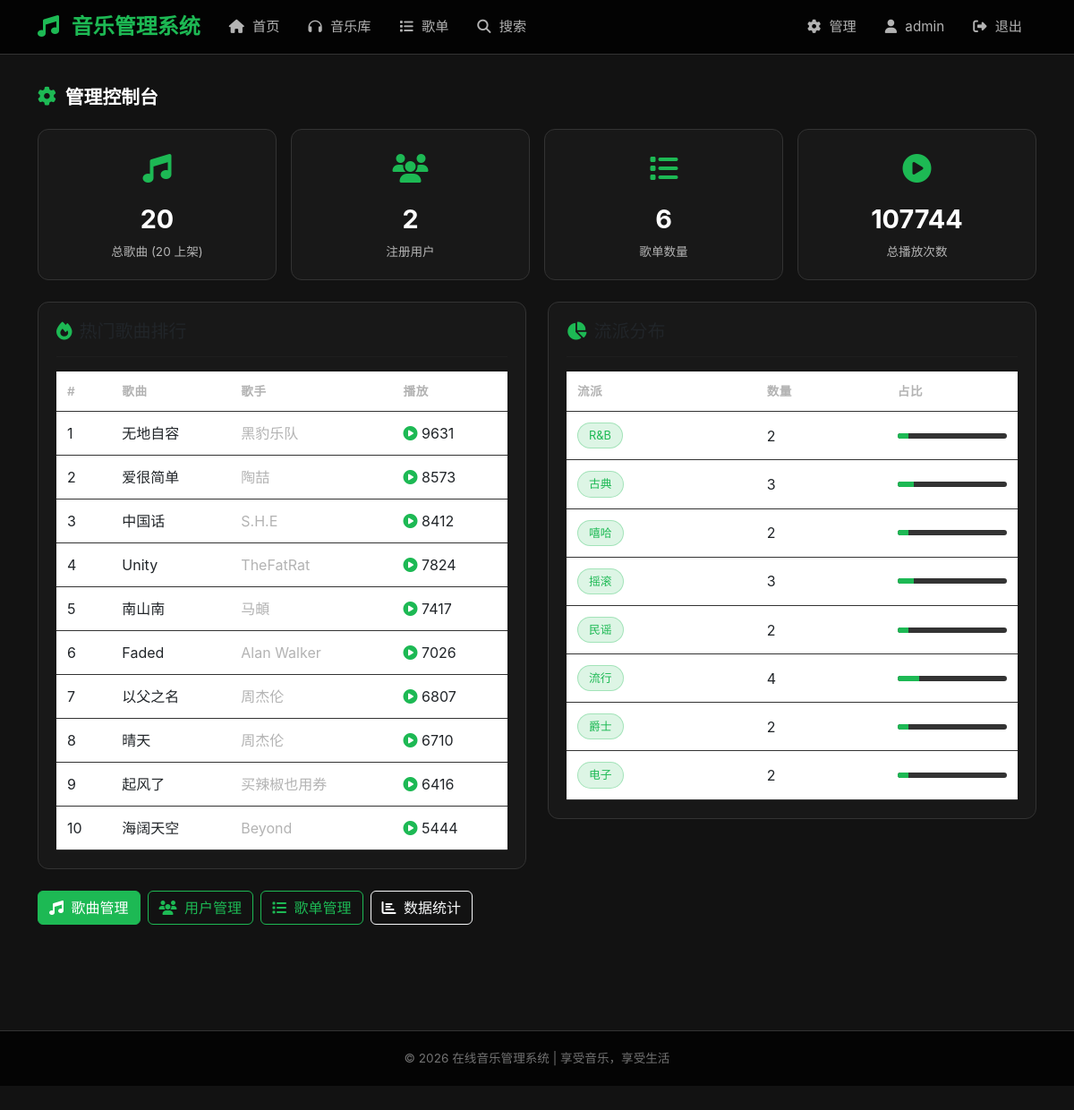
The app's page /admin/dashboard (signed in), older data.
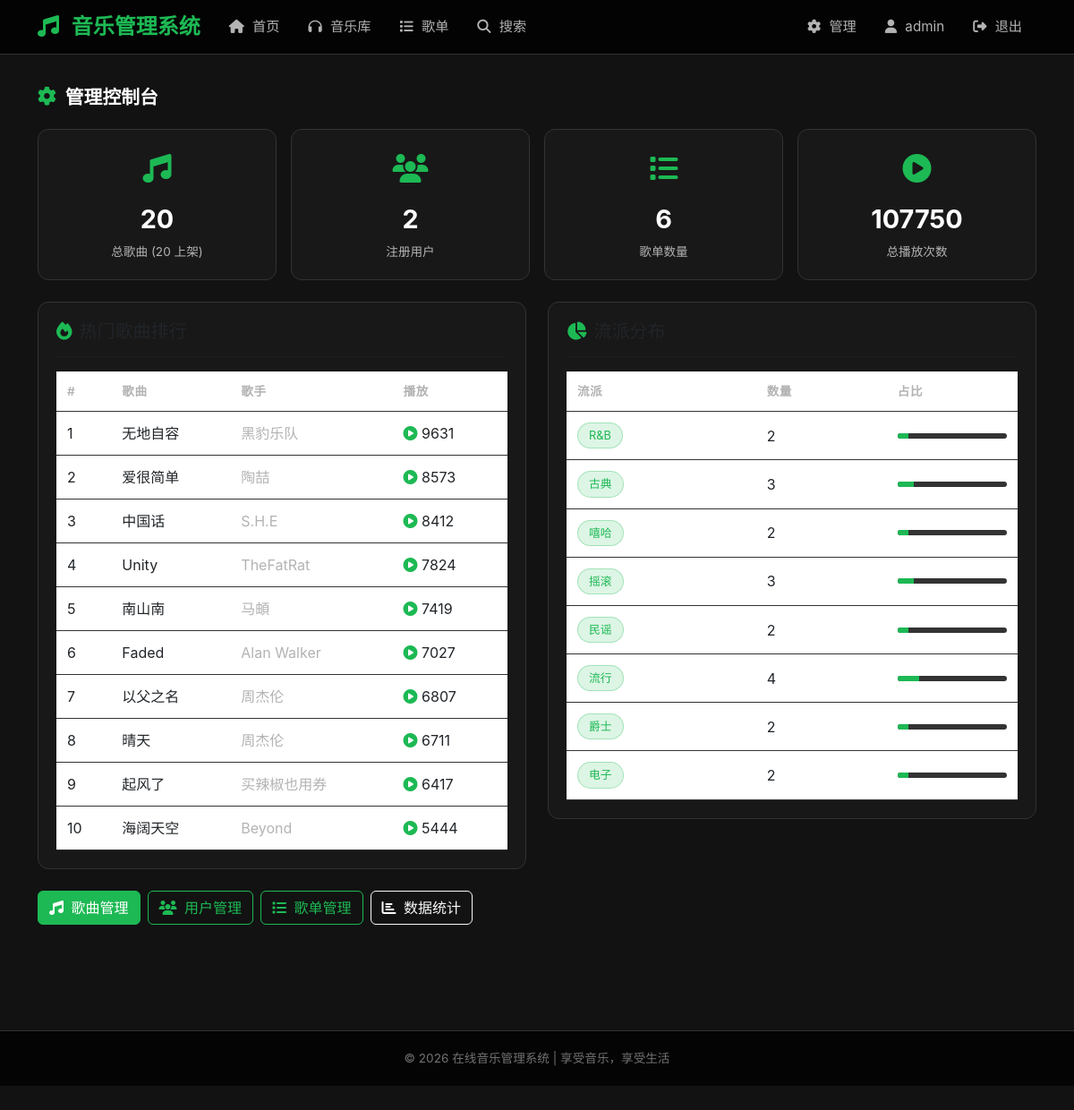
The same page, newer data.
### app.py (models this page shows, shortened)
class Song(db.Model):
    __tablename__ = 'songs'
    id = db.Column(db.Integer, primary_key=True)
    title = db.Column(db.String(100), nullable=False)
    artist = db.Column(db.String(100), default='未知艺术家')
    album = db.Column(db.String(100), default='未知专辑')
    genre = db.Column(db.String(50), default='流行')  # 流派：流行、摇滚、古典、电子、民谣、R&B、爵士、嘻哈
    duration = db.Column(db.Integer, default=0)  # 时长（秒）
    file_path = db.Column(db.String(200), nullable=False)  # 音乐文件路径
    cover_image = db.Column(db.String(200), default='default_cover.jpg')
    lyrics = db.Column(db.Text, default='')  # 歌词
    play_count = db.Column(db.Integer, default=0)
    is_active = db.Column(db.Boolean, default=True)
    created_at = db.Column(db.DateTime, default=db.func.now())
    reviews = db.relationship('Review', backref='song', lazy=True)
    favorites = db.relationship('Favorite', backref='song', lazy=True)
    playlist_songs = db.relationship('PlaylistSong', backref='song', lazy=True)
    play_history = db.relationship('PlayHistory', backref='song', lazy=True)

### app.py (the view)
@app.route('/admin/dashboard')
@admin_required
def admin_dashboard():
    total_songs = Song.query.count()
    active_songs = Song.query.filter_by(is_active=True).count()
    total_users = User.query.count()
    total_playlists = Playlist.query.count()
    total_play_count = db.session.query(db.func.sum(Song.play_count)).scalar() or 0
    total_reviews = Review.query.count()
    hot_songs = Song.query.order_by(Song.play_count.desc()).limit(10).all()
    genres_data = db.session.query(
        Song.genre,
        db.func.count(Song.id).label('count')
    ).filter(Song.is_active == True).group_by(Song.genre).all()
    return render_template('admin/dashboard.html',
                         total_songs=total_songs,
                         active_songs=active_songs,
                         total_users=total_users,
                         total_playlists=total_playlists,
                         total_play_count=total_play_count,
                         total_reviews=total_reviews,
                         hot_songs=hot_songs,
                         genres_data=genres_data)

### app.py (called while the page is built)
def admin_required(f):
    @wraps(f)
    def decorated_function(*args, **kwargs):
        if 'user_id' not in session:
            flash('请先登录', 'warning')
            return redirect(url_for('login'))
        if session.get('role') != 'admin':
            flash('需要管理员权限', 'danger')
            return redirect(url_for('index'))
        return f(*args, **kwargs)
    return decorated_function

### templates/admin/dashboard.html (shortened to what this page needs)
{% extends "base.html" %}
{% block content %}
<div class="section-title">
    <i class="fas fa-cog"></i> 管理控制台
</div>
<div class="row g-3 mb-4">
    <div class="col-md-3">
        <div class="stat-card">
            <div class="stat-icon"><i class="fas fa-music"></i></div>
            <div class="stat-number">{{ total_songs }}</div>
            <div class="stat-label">总歌曲 ({{ active_songs }} 上架)</div>
        </div>
    </div>
    <div class="col-md-3">
        <div class="stat-card">
            <div class="stat-icon"><i class="fas fa-users"></i></div>
            <div class="stat-number">{{ total_users }}</div>
            <div class="stat-label">注册用户</div>
        </div>
    </div>
    <div class="col-md-3">
        <div class="stat-card">
            <div class="stat-icon"><i class="fas fa-list"></i></div>
            <div class="stat-number">{{ total_playlists }}</div>
            <div class="stat-label">歌单数量</div>
        </div>
    </div>
    <div class="col-md-3">
        <div class="stat-card">
            <div class="stat-icon"><i class="fas fa-play-circle"></i></div>
            <div class="stat-number">{{ total_play_count }}</div>
            <div class="stat-label">总播放次数</div>
        </div>
    </div>
</div>
<div class="row g-4">
    <div class="col-md-6">
        <div class="card">
            <div class="card-body">
                <h5><i class="fas fa-fire me-2" style="color: var(--primary-color);"></i>热门歌曲排行</h5>
                <hr style="border-color: var(--border-color);">
                <div class="table-responsive">
                    <table class="table table-sm">
                        <thead>
                            <tr>
                                <th>#</th>
                                <th>歌曲</th>
                                <th>歌手</th>
                                <th>播放</th>
                            </tr>
                        </thead>
                        <tbody>
                            {% for song in hot_songs %}
                            <tr>
                                <td>{{ loop.index }}</td>
                                <td>{{ song.title }}</td>
                                <td style="color: var(--text-secondary);">{{ song.artist }}</td>
                                <td><i class="fas fa-play-circle" style="color: var(--primary-color);"></i> {{ song.play_count }}</td>
                            </tr>
                            {% endfor %}
                        </tbody>
                    </table>
                </div>
            </div>
        </div>
    </div>
    <div class="col-md-6">
        <div class="card">
            <div class="card-body">
                <h5><i class="fas fa-chart-pie me-2" style="color: var(--primary-color);"></i>流派分布</h5>
                <hr style="border-color: var(--border-color);">
                <div class="table-responsive">
                    <table class="table table-sm">
                        <thead>
                            <tr>
                                <th>流派</th>
                                <th>数量</th>
                                <th>占比</th>
                            </tr>
                        </thead>
                        <tbody>
                            {% for genre, count in genres_data %}
                            <tr>
                                <td><span class="genre-badge">{{ genre }}</span></td>
                                <td>{{ count }}</td>
                                <td>
                                    <div class="progress" style="height: 6px; background: var(--border-color);">
                                        <div class="progress-bar" style="width: {{ (count / total_songs * 100) if total_songs > 0 else 0 }}%; background: var(--primary-color);"></div>
                                    </div>
                                </td>
                            </tr>
                            {% endfor %}
                        </tbody>
                    </table>
                </div>
            </div>
        </div>
    </div>
</div>
<div class="mt-4 d-flex gap-2">
    <a href="{{ url_for('admin_songs') }}" class="btn btn-primary">
        <i class="fas fa-music me-1"></i> 歌曲管理
    </a>
    <a href="{{ url_for('admin_users') }}" class="btn btn-outline-primary">
        <i class="fas fa-users me-1"></i> 用户管理
    </a>
    <a href="{{ url_for('admin_playlists') }}" class="btn btn-outline-primary">
        <i class="fas fa-list me-1"></i> 歌单管理
    </a>
    <a href="{{ url_for('admin_statistics') }}" class="btn btn-outline-light">
        <i class="fas fa-chart-bar me-1"></i> 数据统计
    </a>
</div>
{% endblock %}

### templates/base.html (shortened to what this page needs)
<!DOCTYPE html>
<html lang="zh-CN">
<head>
    <link href="https://cdn.bootcdn.net/ajax/libs/bootstrap/5.3.0/css/bootstrap.min.css" rel="stylesheet">
    <link href="https://cdn.bootcdn.net/ajax/libs/font-awesome/6.4.0/css/all.min.css" rel="stylesheet">
    <link href="{{ url_for('static', filename='css/style.css') }}" rel="stylesheet">
</head>
<body>
    <nav class="navbar navbar-expand-lg">
        <div class="container">
            <a class="navbar-brand" href="{{ url_for('index') }}">
                <i class="fas fa-music"></i> 音乐管理系统
            </a>
            <div class="collapse navbar-collapse" id="navbarNav">
                <ul class="navbar-nav me-auto">
                    <li class="nav-item">
                        <a class="nav-link {% if request.endpoint == 'index' %}active{% endif %}" href="{{ url_for('index') }}">
                            <i class="fas fa-home"></i> 首页
                        </a>
                    </li>
                    <li class="nav-item">
                        <a class="nav-link {% if request.endpoint == 'songs' %}active{% endif %}" href="{{ url_for('songs') }}">
                            <i class="fas fa-headphones"></i> 音乐库
                        </a>
                    </li>
                    <li class="nav-item">
                        <a class="nav-link {% if request.endpoint == 'playlists' %}active{% endif %}" href="{{ url_for('playlists') }}">
                            <i class="fas fa-list"></i> 歌单
                        </a>
                    </li>
                    <li class="nav-item">
                        <a class="nav-link {% if request.endpoint == 'search' %}active{% endif %}" href="{{ url_for('search') }}">
                            <i class="fas fa-search"></i> 搜索
                        </a>
                    </li>
                </ul>
                <ul class="navbar-nav">
                    {% if session.user_id %}
                        {% if session.role == 'admin' %}
                        <li class="nav-item">
                            <a class="nav-link" href="{{ url_for('admin_dashboard') }}">
                                <i class="fas fa-cog"></i> 管理
                            </a>
                        </li>
                        {% endif %}
                        <li class="nav-item">
                            <a class="nav-link" href="{{ url_for('user_dashboard') }}">
                                <i class="fas fa-user"></i> {{ session.username }}
                            </a>
                        </li>
                        <li class="nav-item">
                            <a class="nav-link" href="{{ url_for('logout') }}">
                                <i class="fas fa-sign-out-alt"></i> 退出
                            </a>
                        </li>
                    {% endif %}
                </ul>
            </div>
        </div>
    </nav>
    <main class="container mt-3 mb-5" style="padding-bottom: 70px;">
        {% block content %}{% endblock %}
    </main>
    <footer class="footer" style="margin-bottom: 60px;">
        <div class="container">
            <p>&copy; 2026 在线音乐管理系统 | 享受音乐，享受生活</p>
        </div>
    </footer>
</body>
</html>

### static/css/style.css (style rules this page uses)
:root { --primary-color: #1db954; --primary-dark: #169c46; --secondary-color: #191414; --bg-dark: #121212; --bg-card: #181818; --bg-card-hover: #282828; --text-primary: #ffffff; --text-secondary: #b3b3b3; --text-muted: #727272; --border-color: #333333; --gradient-start: #1db954; --gradient-end: #191414; }
* { margin: 0; padding: 0; box-sizing: border-box; }
body { font-family: -apple-system, BlinkMacSystemFont, 'Segoe UI', 'PingFang SC', 'Microsoft YaHei', sans-serif; background-color: var(--bg-dark); color: var(--text-primary); min-height: 100vh; display: flex; flex-direction: column; }
a { color: var(--text-primary); text-decoration: none; transition: color 0.3s; }
.navbar { background-color: rgba(0, 0, 0, 0.8); backdrop-filter: blur(10px); border-bottom: 1px solid var(--border-color); padding: 0; position: sticky; top: 0; z-index: 1000; }
.navbar-brand { font-size: 1.5rem; font-weight: bold; color: var(--primary-color) !important; padding: 12px 0; }
.navbar-brand i { margin-right: 8px; }
.navbar .nav-link { color: var(--text-secondary) !important; padding: 12px 16px !important; font-size: 0.95rem; transition: color 0.3s; }
.navbar .nav-link i { margin-right: 5px; }
.btn-primary { background-color: var(--primary-color); border-color: var(--primary-color); color: #fff; }
.btn-outline-primary { border-color: var(--primary-color); color: var(--primary-color); }
.card { background-color: var(--bg-card); border: 1px solid var(--border-color); border-radius: 12px; transition: all 0.3s ease; overflow: hidden; }
.card-body { padding: 1.25rem; }
.table { color: var(--text-primary); margin-bottom: 0; }
.table thead th { border-bottom: 1px solid var(--border-color); color: var(--text-secondary); font-weight: 600; font-size: 0.85rem; text-transform: uppercase; letter-spacing: 0.5px; padding: 12px; }
.table td { border-bottom: 1px solid var(--border-color); vertical-align: middle; padding: 12px; }
.stat-card { padding: 20px; border-radius: 12px; background: var(--bg-card); border: 1px solid var(--border-color); text-align: center; transition: transform 0.3s; }
.stat-card .stat-icon { font-size: 2rem; margin-bottom: 10px; color: var(--primary-color); }
.stat-card .stat-number { font-size: 1.8rem; font-weight: 700; margin-bottom: 5px; }
.stat-card .stat-label { font-size: 0.85rem; color: var(--text-secondary); }
.footer { background-color: rgba(0, 0, 0, 0.8); border-top: 1px solid var(--border-color); padding: 20px 0; margin-top: auto; text-align: center; }
.footer p { color: var(--text-muted); font-size: 0.85rem; margin: 0; }
.section-title { font-size: 1.3rem; font-weight: 700; margin-bottom: 20px; display: flex; align-items: center; gap: 10px; }
.section-title i { color: var(--primary-color); }
.genre-badge { display: inline-block; padding: 4px 12px; border-radius: 15px; font-size: 0.8rem; background-color: rgba(29, 185, 84, 0.15); color: var(--primary-color); border: 1px solid rgba(29, 185, 84, 0.3); }

Row changes from the older to the newer data that the page shows:
changed Song "南山南": play_count "7417" → "7419"
changed Song "Faded": play_count "7026" → "7027"
changed Song "晴天": play_count "6710" → "6711"
changed Song "起风了": play_count "6416" → "6417"
Text that changed along with them:
{{ total_play_count }}: "107744" → "107750"
